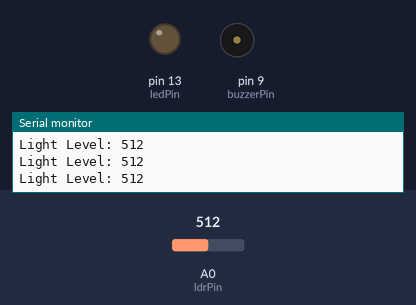
A sketch run on a simulated Arduino Uno, built with avr-gcc and run on an emulated ATmega328P. Shown: output pins drawn as LEDs (lit = HIGH), buzzer (waves = sounding), the last lines printed to the serial monitor. Dashed ring = blinking. Inputs (shaded band) come from the test bench; at power-on: A0 (ldrPin) = 512.

Above: at 1.2 s.
1.3 s: A0 (ldrPin) set to 485
At 2.0 s:
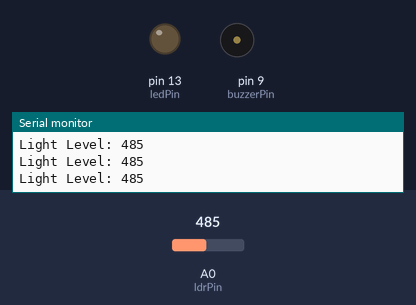
2.8 s: A0 (ldrPin) set to 510
At 3.2 s:
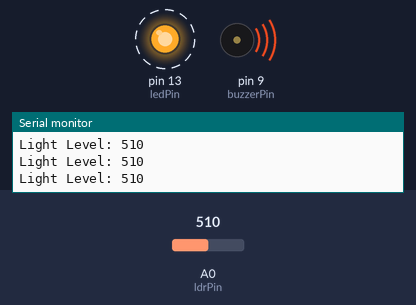
5.8 s: A0 (ldrPin) set to 490
At 6.5 s:
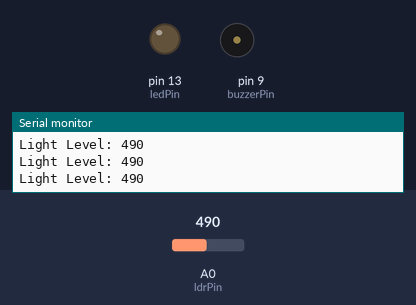
7.3 s: A0 (ldrPin) set to 511
At 7.7 s:
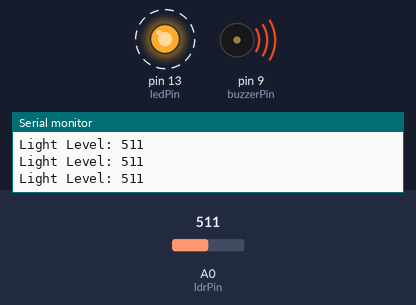
Timing chart, 0 to 11.3 s (numbered marks = the images above; inputs shaded):
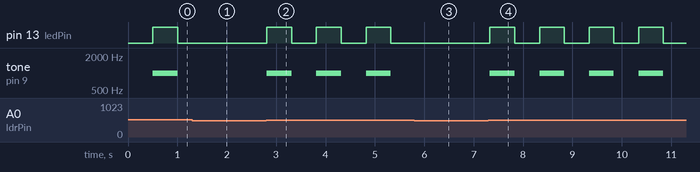

Measured:
- after the input at 1.3 s, pin 13 (ledPin): stays LOW (without the input it goes to HIGH after 0.21 s); tone on pin 9 (buzzerPin): stays silent (without the input it goes to 1000 Hz after 0.21 s)
- after the input at 2.8 s, pin 13 (ledPin): alternates HIGH for 0.50 s and LOW for 0.50 s, starting at once; tone on pin 9 (buzzerPin): alternates 1000 Hz for 0.50 s and silent for 0.50 s, starting at once
- after the input at 5.8 s, pin 13 (ledPin): stays LOW (without the input it goes to HIGH after 0.02 s); tone on pin 9 (buzzerPin): stays silent (without the input it goes to 1000 Hz after 0.02 s)
- after the input at 7.3 s, pin 13 (ledPin): alternates HIGH for 0.50 s and LOW for 0.50 s, starting at once; tone on pin 9 (buzzerPin): alternates 1000 Hz for 0.50 s and silent for 0.50 s, starting at once

The sketch:

P6_Light_Activated_Alarm.ino
```cpp
// Define pins for components
const int ldrPin = A0;     // LDR (Light Dependent Resistor) connected to analog pin A0
const int buzzerPin = 9;   // Buzzer connected to digital pin 9
const int ledPin = 13;     // Built-in LED for visual indication

// Variables
const int lightThreshold = 500;  // Adjust this value based on your environment
int lightLevel;                  // Variable to store light readings

// Timer for non-blocking alarm
unsigned long previousMillis = 0;
const long interval = 500; // Alarm interval
bool alarmState = false;

void setup() {
  // Initialize serial communication for debugging
  Serial.begin(9600);

  // Set pin modes
  pinMode(ldrPin, INPUT);
  pinMode(buzzerPin, OUTPUT);
  pinMode(ledPin, OUTPUT);
}

void loop() {
  // Read light level from LDR
  lightLevel = analogRead(ldrPin);

  // Print light level to Serial Monitor for debugging
  Serial.print("Light Level: ");
  Serial.println(lightLevel);

  // Check if light level is above threshold
  if (lightLevel > lightThreshold) {
    triggerAlarm();
  } else {
    stopAlarm();
  }

  // Small delay to prevent too frequent readings
  delay(100);
}

void triggerAlarm() {
  unsigned long currentMillis = millis();

  // Non-blocking beep pattern
  if (currentMillis - previousMillis >= interval) {
    previousMillis = currentMillis;
    alarmState = !alarmState; // Toggle state

    if (alarmState) {
      tone(buzzerPin, 1000);  // 1kHz tone
      digitalWrite(ledPin, HIGH);
    } else {
      noTone(buzzerPin);
      digitalWrite(ledPin, LOW);
    }
  }
}

void stopAlarm() {
  noTone(buzzerPin);
  digitalWrite(ledPin, LOW);
  alarmState = false; // Reset the alarm state
}
```
